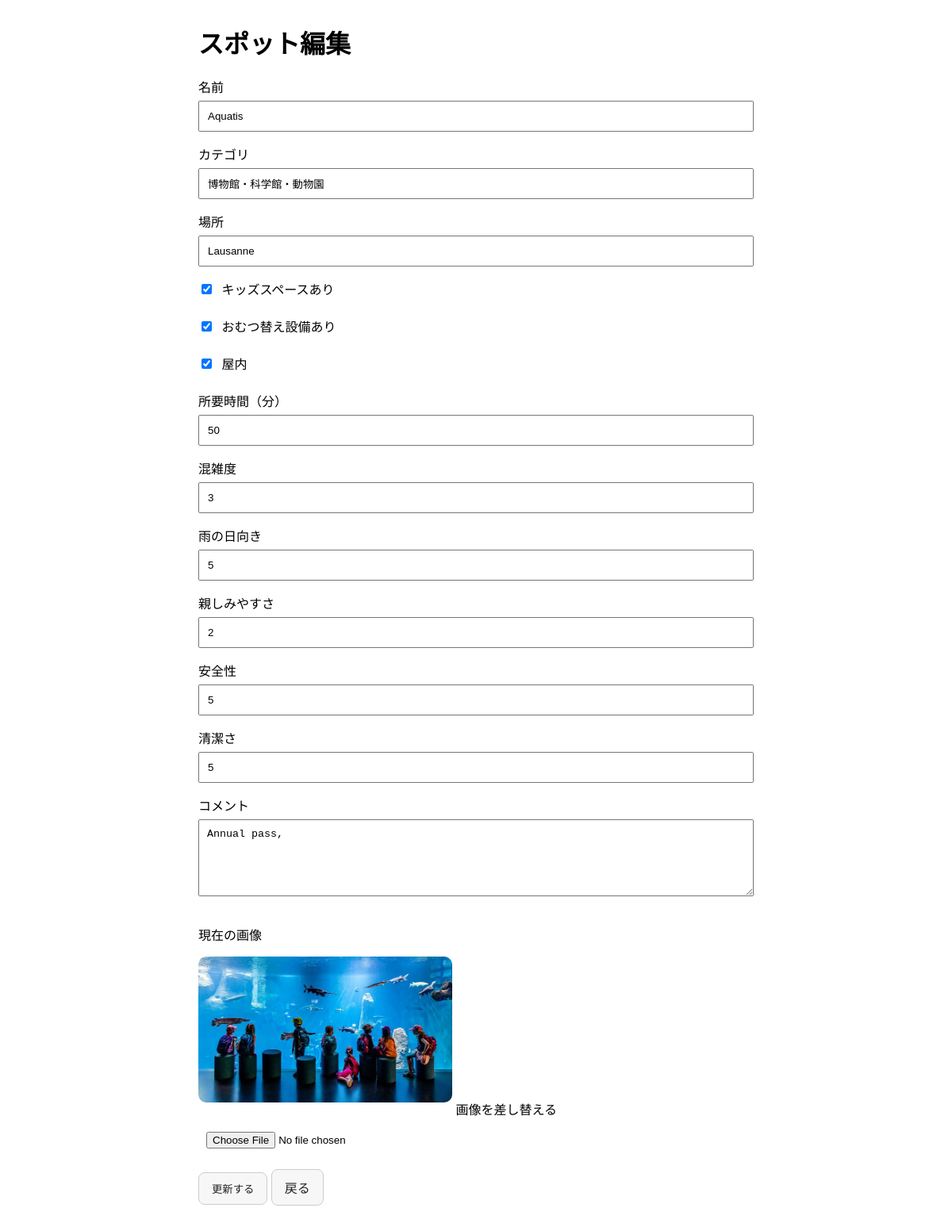
Screenshot of /edit/5 with the database file from the repository.
### tables this page shows
CREATE TABLE kid_friendly_places (
    id INTEGER PRIMARY KEY AUTOINCREMENT,
    name TEXT NOT NULL,
    category TEXT NOT NULL,
    location TEXT NOT NULL,
    has_kids_area INTEGER,
    has_diaper_facility INTEGER,
    indoor INTEGER,
    travel_time_minutes INTEGER,
    crowd_rating INTEGER,
    rain_friendly INTEGER,
    friendly_rating INTEGER,
    safety_rating INTEGER,
    cleanliness_rating INTEGER,
    comments TEXT,
    image TEXT
);

### app.py (the view, shortened to what this page needs)
@app.route("/edit/<int:place_id>", methods=["GET", "POST"])
def edit_place(place_id):
    place = query_db(
        "SELECT * FROM kid_friendly_places WHERE id = ?",
        (place_id,),
        one=True
    )
    if place is None:
        return "Place not found", 404
    return render_template("edit.html", place=place)

### app.py (called while the page is built)
def get_db_connection():
    conn = sqlite3.connect(DB_NAME)
    conn.row_factory = sqlite3.Row
    return conn

def query_db(query, args=(), one=False):
    conn = get_db_connection()
    cur = conn.cursor()
    cur.execute(query, args)
    is_select = query.strip().lower().startswith("select")
    if is_select:
        rv = cur.fetchall()
    else:
        rv = None
    conn.commit()
    conn.close()
    if is_select:
        return (rv[0] if rv else None) if one else rv
    return None

### templates/edit.html (shortened to what this page needs)
<!DOCTYPE html>
<html lang="ja">
<head>
</head>
<body>
    <h1>スポット編集</h1>
    <form method="POST" enctype="multipart/form-data">
        <label>名前</label>
        <input type="text" name="name" value="{{ place['name'] or '' }}" required>
        <label>カテゴリ</label>
        <input type="text" name="category" value="{{ place['category'] or '' }}" required>
        <label>場所</label>
        <input type="text" name="location" value="{{ place['location'] or '' }}" required>
        <div class="checkbox-row">
            <label><input type="checkbox" name="has_kids_area" {% if place['has_kids_area'] %}checked{% endif %}> キッズスペースあり</label>
        </div>
        <div class="checkbox-row">
            <label><input type="checkbox" name="has_diaper_facility" {% if place['has_diaper_facility'] %}checked{% endif %}> おむつ替え設備あり</label>
        </div>
        <div class="checkbox-row">
            <label><input type="checkbox" name="indoor" {% if place['indoor'] %}checked{% endif %}> 屋内</label>
        </div>
        <label>所要時間（分）</label>
        <input type="number" name="travel_time_minutes" min="0" value="{{ place['travel_time_minutes'] or 0 }}">
        <label>混雑度</label>
        <input type="number" name="crowd_rating" min="0" max="5" value="{{ place['crowd_rating'] or 0 }}">
        <label>雨の日向き</label>
        <input type="number" name="rain_friendly" min="0" max="5" value="{{ place['rain_friendly'] or 0 }}">
        <label>親しみやすさ</label>
        <input type="number" name="friendly_rating" min="0" max="5" value="{{ place['friendly_rating'] or 0 }}">
        <label>安全性</label>
        <input type="number" name="safety_rating" min="0" max="5" value="{{ place['safety_rating'] or 0 }}">
        <label>清潔さ</label>
        <input type="number" name="cleanliness_rating" min="0" max="5" value="{{ place['cleanliness_rating'] or 0 }}">
        <label>コメント</label>
        <textarea name="comments" rows="5">{{ place['comments'] or '' }}</textarea>
        {% if place['image'] %}
            <p>現在の画像</p>
            <img src="{{ url_for('static', filename='uploads/' + place['image']) }}" alt="{{ place['name'] }}">
        {% endif %}
        <label>画像を差し替える</label>
        <input type="file" name="image" accept="image/*">
        <button class="btn" type="submit">更新する</button>
        <a class="btn" href="{{ url_for('home') }}">戻る</a>
    </form>
</body>
</html>

### templates/edit.html (style rules this page uses)
body { font-family: Arial, sans-serif; max-width: 700px; margin: 30px auto; padding: 0 16px; }
input, textarea { width: 100%; padding: 10px; margin-top: 6px; margin-bottom: 16px; box-sizing: border-box; }
.checkbox-row { margin-bottom: 12px; }
.checkbox-row input { width: auto; margin-right: 8px; }
.btn { display: inline-block; padding: 10px 16px; text-decoration: none; border-radius: 8px; border: 1px solid #ccc; color: #222; background: #f7f7f7; cursor: pointer; }
img { max-width: 320px; border-radius: 10px; margin-bottom: 16px; }

### rows the page displays
kid_friendly_places: name "Aquatis", category "博物館・科学館・動物園", location "Lausanne", has_kids_area "☑", has_diaper_facility "☑", indoor "☑", travel_time_minutes "50", crowd_rating "3", rain_friendly "5", friendly_rating "2", safety_rating "5", cleanliness_rating "5", comments "Annual pass,", image (picture)
